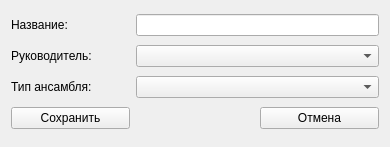
<?xml version="1.0" encoding="UTF-8"?>
<ui version="4.0">
 <class>AddEnsemble</class>
 <widget class="QWidget" name="AddEnsemble">
  <property name="geometry">
   <rect>
    <x>0</x>
    <y>0</y>
    <width>390</width>
    <height>147</height>
   </rect>
  </property>
  <property name="windowTitle">
   <string>Добавление ансамбля</string>
  </property>
  <layout class="QGridLayout" name="gridLayout">
   <item row="0" column="1" colspan="2">
    <widget class="QLineEdit" name="nameEdit"/>
   </item>
   <item row="2" column="1" colspan="2">
    <widget class="QComboBox" name="typesBox"/>
   </item>
   <item row="2" column="0">
    <widget class="QLabel" name="label_4">
     <property name="text">
      <string>Тип ансамбля:</string>
     </property>
    </widget>
   </item>
   <item row="3" column="0">
    <widget class="QPushButton" name="saveButton">
     <property name="text">
      <string>Сохранить</string>
     </property>
    </widget>
   </item>
   <item row="3" column="2">
    <widget class="QPushButton" name="cancelButton">
     <property name="text">
      <string>Отмена</string>
     </property>
    </widget>
   </item>
   <item row="1" column="1" colspan="2">
    <widget class="QComboBox" name="liderBox"/>
   </item>
   <item row="1" column="0">
    <widget class="QLabel" name="label_3">
     <property name="text">
      <string>Руководитель:</string>
     </property>
    </widget>
   </item>
   <item row="0" column="0">
    <widget class="QLabel" name="label_2">
     <property name="text">
      <string>Название:</string>
     </property>
    </widget>
   </item>
  </layout>
 </widget>
 <resources/>
 <connections/>
</ui>
